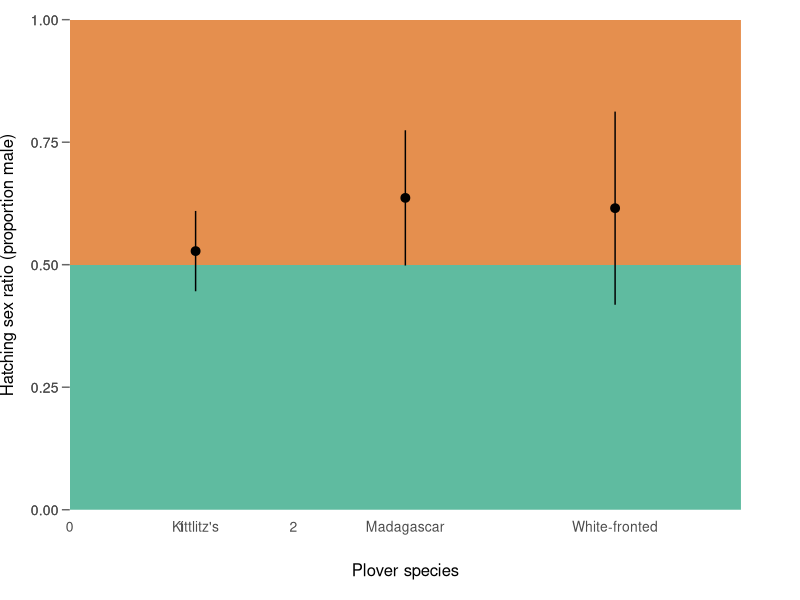
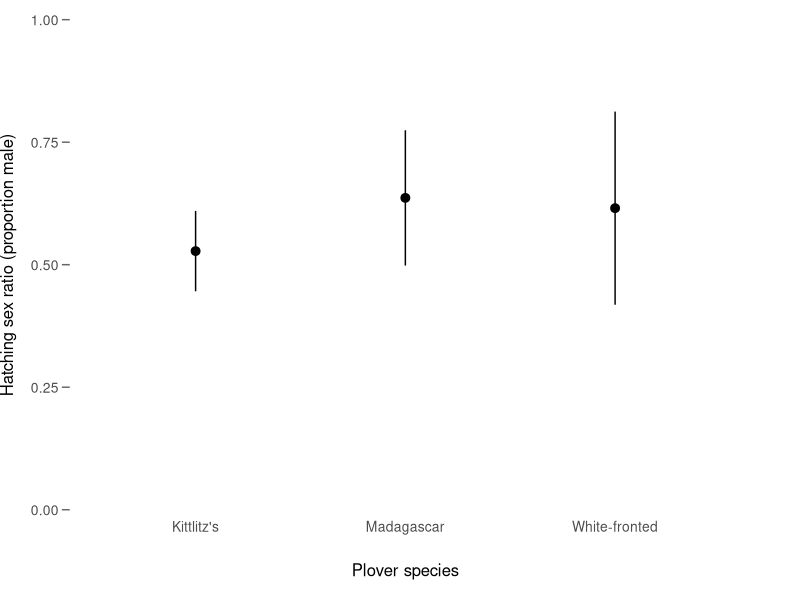
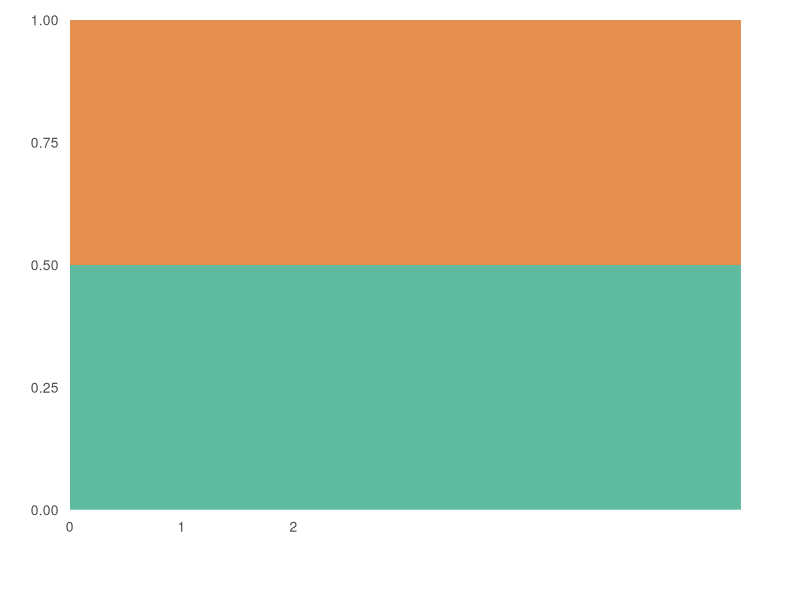

R code for these plots, in order:
## ---- chunk 1
knitr::opts_chunk$set(collapse = TRUE, comment = "#>", cache = TRUE) # warning = FALSE
## ---- chunk 2
# install.packages("dplyr")
# install.packages("lme4")
# install.packages("ggplot2")
# install.packages("RColorBrewer")
# install.packages("grid")
library(dplyr)
library(lme4)
library(ggplot2)
library(RColorBrewer)
library(grid)
## ---- chunk 3
plover_chick <- 
  read.table(file = "data/plover_chick_data.txt", 
             header = TRUE, 
             stringsAsFactors = FALSE, 
             sep = "\t")
## ---- chunk 4
plover_chick[,c("easting", "northing")] <- 
  lapply(plover_chick[,c("easting", "northing")], as.numeric)

plover_chick[,c("chickID", "nestID", "species", "year")] <- 
  lapply(plover_chick[,c("chickID", "nestID", "species", "year")], as.factor)
## ---- chunk 5
plover_nest <- 
  plover_chick %>% 
  dplyr::group_by(species, year, nestID) %>%
  dplyr::summarise(no_males = sum(male),
                   no_females = sum(female),
                   Year = first(year),
                   dateinseason = first(dateinseason),
                   easting = first(easting),
                   northing = first(northing),
                   brood_size = no_males + no_females,
                   prop_male = no_males / brood_size)
## ---- chunk 6
KiP_HSR_model <- lme4::glmer(cbind(no_males, no_females) ~ (1| nestID),
                          data = dplyr::filter(plover_nest, species == "Kittlitz's"),
                          family = binomial)
summary(KiP_HSR_model)
## ---- chunk 7
MP_HSR_model <- lme4::glmer(cbind(no_males, no_females) ~ (1| nestID),
                          data = dplyr::filter(plover_nest, species == "Madagascar"),
                          family = binomial)
summary(MP_HSR_model)
## ---- chunk 8
WfP_HSR_model <- lme4::glmer(cbind(no_males, no_females) ~ (1| nestID),
                          data = dplyr::filter(plover_nest, species == "White-fronted"),
                          family = binomial)
summary(WfP_HSR_model)
## ---- chunk 9
plover_summary <- 
  plover_nest %>%
  dplyr::group_by(species) %>%
  dplyr::summarise(n_chicks = sum(brood_size),
                   n_nests = length(prop_male),
                   mean = mean(prop_male),
                   SE = sd(prop_male) / sqrt(length(prop_male)),
                   lower_CI = 
                     mean(prop_male) - (sd(prop_male) / sqrt(length(prop_male)) * 1.96),
                   upper_CI = 
                     mean(prop_male) + (sd(prop_male) / sqrt(length(prop_male)) * 1.96))
## ---- chunk 10
# draw the blank plot for the background
Figure_1_blank <- 
  ggplot2::ggplot(data = plover_summary, aes(y = mean, x = species)) + 
            theme_bw() +
            annotate("rect", xmin = 0, xmax = 6, ymin = 0, ymax = 0.5, alpha = 0.7,
                     fill = RColorBrewer::brewer.pal(8, "Dark2")[c(1)]) +
            annotate("rect", xmin = 0, xmax = 6, ymin = 0.5, ymax = 1, alpha = 0.7,
                     fill = RColorBrewer::brewer.pal(8, "Dark2")[c(2)]) +
                theme(text = element_text(colour = "white"),
                      legend.position = "none",
                      legend.background = element_rect(fill = NA),
                      axis.title.y = element_text(size = 12, margin = margin(0, 10, 0, 0)),
                      axis.text.y  = element_text(size = 10), 
                      axis.title.x = element_text(size = 12, margin = margin(20, 0, 0, 0)),
                      axis.text.x  = element_text(size = 10),
                      axis.ticks.x = element_blank(),
                      axis.ticks.y = element_line(size = 0.5, colour = "white"),
                      axis.ticks.length = unit(0.2, "cm"),
                      panel.grid.major = element_blank(),
                      panel.grid.minor = element_blank(),
                      panel.border = element_blank(),
                      panel.margin = unit(0.75, "lines"),
                      plot.margin = unit(c(0.5, 1.5, 0.5 ,0), "cm")) +
                scale_y_continuous(limits = c(0, 1), expand = c(0, 0)) +
                scale_x_continuous(limits=c(0, 6),breaks=c(0, 1, 2), expand = c(0, 0)) +
                xlab("Plover species") +
                ylab("Hatching sex ratio (proportion male)")

# draw the plot with the data
Figure_1 <- 
  ggplot2::ggplot(data = plover_summary, aes(y = mean, x = species)) + 
            theme_bw() +
            geom_pointrange(aes(ymin = lower_CI, ymax = upper_CI)) +
            theme(legend.position = "none",
                  panel.background = element_rect(fill = "transparent",colour = NA),
                  plot.background = element_rect(fill = "transparent",colour = NA),
                  axis.title.y = element_text(size = 12, margin = margin(0, 10, 0, 0)),
                  axis.text.y  = element_text(size = 10), 
                  axis.title.x = element_text(size = 12, margin = margin(20, 0, 0, 0)),
                  axis.text.x  = element_text(size = 10),
                  axis.ticks.x = element_blank(),
                  axis.ticks.y = element_line(size = 0.5, colour = "grey40"),
                  axis.ticks.length = unit(0.2, "cm"),
                  panel.grid.major = element_blank(),
                  panel.grid.minor = element_blank(),
                  panel.border = element_blank(),
                  panel.margin = unit(0.75, "lines"),
                  plot.margin = unit(c(0.5, 1.5, 0.5, 0), "cm")) +
            scale_y_continuous(limits = c(0, 1), expand = c(0, 0)) +
            xlab("Plover species") +
            ylab("Hatching sex ratio (proportion male)")

# Print the two layers
grid::pushViewport(
  grid::viewport(
    layout = grid::grid.layout(1, 1, widths = unit(1, "npc"))))
print(Figure_1_blank, newpage = FALSE)
print(Figure_1, newpage = FALSE)
grid::popViewport()
## ---- chunk 11
# Annual model
KiP_HSR_year <- 
  lme4::glmer(male ~ (1| nestID) + year, 
              data = dplyr::filter(plover_chick, species == "Kittlitz's"),
              family = binomial)

# Seasonal model
KiP_HSR_season <- 
  lme4::glmer(male ~ (1| nestID) + dateinseason, 
              data = dplyr::filter(plover_chick, species == "Kittlitz's"),
              family = binomial)

# No temporal effect model
KiP_HSR_null <- 
  lme4::glmer(male ~ (1| nestID), 
              data = dplyr::filter(plover_chick, species == "Kittlitz's"),
              family = binomial)

# Assess the effect of year
anova(KiP_HSR_year, KiP_HSR_null)

# Assess the effect of season
anova(KiP_HSR_season, KiP_HSR_null)
## ---- chunk 12
# Annual model
MP_HSR_year <- 
  lme4::glmer(male ~ (1| nestID) + year, 
              data = dplyr::filter(plover_chick, species == "Madagascar"),
              family = binomial)

# Seasonal model
MP_HSR_season <- 
  lme4::glmer(male ~ (1| nestID) + dateinseason, 
              data = dplyr::filter(plover_chick, species == "Madagascar"),
              family = binomial)

# No temporal effect model
MP_HSR_null <- 
  lme4::glmer(male ~ (1| nestID), 
              data = dplyr::filter(plover_chick, species == "Madagascar"),
              family = binomial)

# Assess the effect of year
anova(MP_HSR_year, MP_HSR_null)

# Assess the effect of season
anova(MP_HSR_season, MP_HSR_null)
## ---- chunk 13
# Annual model
WfP_HSR_year <- 
  lme4::glmer(male ~ (1| nestID) + year, 
              data = dplyr::filter(plover_chick, species == "White-fronted"),
              family = binomial)

# Seasonal model
WfP_HSR_season <- 
  lme4::glmer(male ~ (1| nestID) + dateinseason, 
              data = dplyr::filter(plover_chick, species == "White-fronted"),
              family = binomial)

# No temporal effect model
WfP_HSR_null <- 
  lme4::glmer(male ~ (1| nestID), 
              data = dplyr::filter(plover_chick, species == "White-fronted"),
              family = binomial)

# Assess the effect of year
anova(WfP_HSR_year, WfP_HSR_null)

# Assess the effect of season
anova(WfP_HSR_season, WfP_HSR_null)
